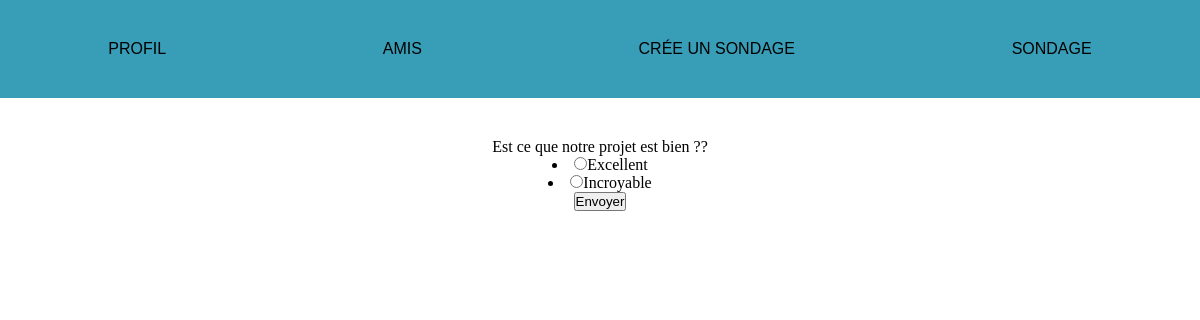
Page /Public/sondageView.php?sondage_id=31 (signed in) on the committed database.
### tables this page shows
CREATE TABLE `sondage` (
  `sondage_id` int(11) NOT NULL,
  `sondage_question` varchar(255) NOT NULL,
  `user_id` int(11) NOT NULL,
  `sondage_finish` timestamp NOT NULL DEFAULT current_timestamp()
);

CREATE TABLE `sondagereponse` (
  `sondageReponse_id` int(11) NOT NULL,
  `sondage_id` int(11) NOT NULL,
  `sondageReponse_reponse` varchar(255) NOT NULL,
  `sondageReponse_reponseScore` int(11) NOT NULL
);

### Core/Database.php (called while the page is built, shortened)
<?php
class Database{
    public function __construct()
    {
        try {
            require "Config/config.php";
            $this->host = $dbConfig["host"];
            $this->dbname = $dbConfig["dbname"];
            $this->user = $dbConfig["user"];
            $this->pass = $dbConfig["pass"];
            $this->pdo = new \PDO("mysql:host=$this->host;dbname=$this->dbname", $this->user, $this->pass);
        } catch (\PDOException $e) {
            return $e->getMessage();
        }
    }
}

### Core/Config/config.php (called while the page is built)
<?php
$dbConfig = [
    "host" => "localhost",
    "dbname" => "sondageApp",
    "user" => "root",
    "pass" => "root"
];

### Autoloader.php (called while the page is built, shortened)
<?php
class Autoloader{
    public static function autoload($class)
    {
        $class = str_replace("\\", "/", $class);
    }
}

### Public/sondageView.php (the view, shortened to what this page needs)
<!DOCTYPE html>
<html lang="fr">
<head>
    <link rel="stylesheet" href="../css/style.css">
    <link rel="stylesheet" href="../css/sondage.css">
</head>
<body>
    <?php
        include 'header.php';
        require "../Autoloader.php";
        $sondage = new Sondage();
    ?>
    <form action="resultatView.php?submit=yes&sondage_id=<?= $_GET['sondage_id']?>" method="post">
        <?php
            $sondage = $sondage->getQuestion($_GET['sondage_id']);
            foreach ($sondage as $question) {
                echo "<li><input type='radio' name='reponse' value='" . $question['sondageReponse_reponse'] . "'>" . $question['sondageReponse_reponse'] . "</li>";
            }
        ?>
        <button type="submit">Envoyer</button>
    </form>
</body>
</html>

### App/Sondage.php (shortened to what this page needs)
<?php
class Sondage extends Database{
    public function getQuestion()
    {
        $sondage = $_GET['sondage_id'];
        $request = $this->pdo->query("SELECT * FROM sondage WHERE sondage_id = $sondage");
        $request = $request->fetch();
        echo $request['sondage_question'] . "?";
        $request = $this->pdo->query("SELECT * FROM sondageReponse WHERE sondage_id = $sondage");
        return $request = $request->fetchAll();
    }
}

### css/style.css (style rules this page uses)
* { margin: 0; padding: 0; }

### css/sondage.css (style rules this page uses)
form { display: flex; flex-direction: column; align-items: center; padding: 40px 0; }

### rows in the picture
sondage: sondage_question "Est ce que notre projet est bien ?"
sondagereponse: sondageReponse_reponse "Excellent"
sondagereponse: sondageReponse_reponse "Incroyable"
